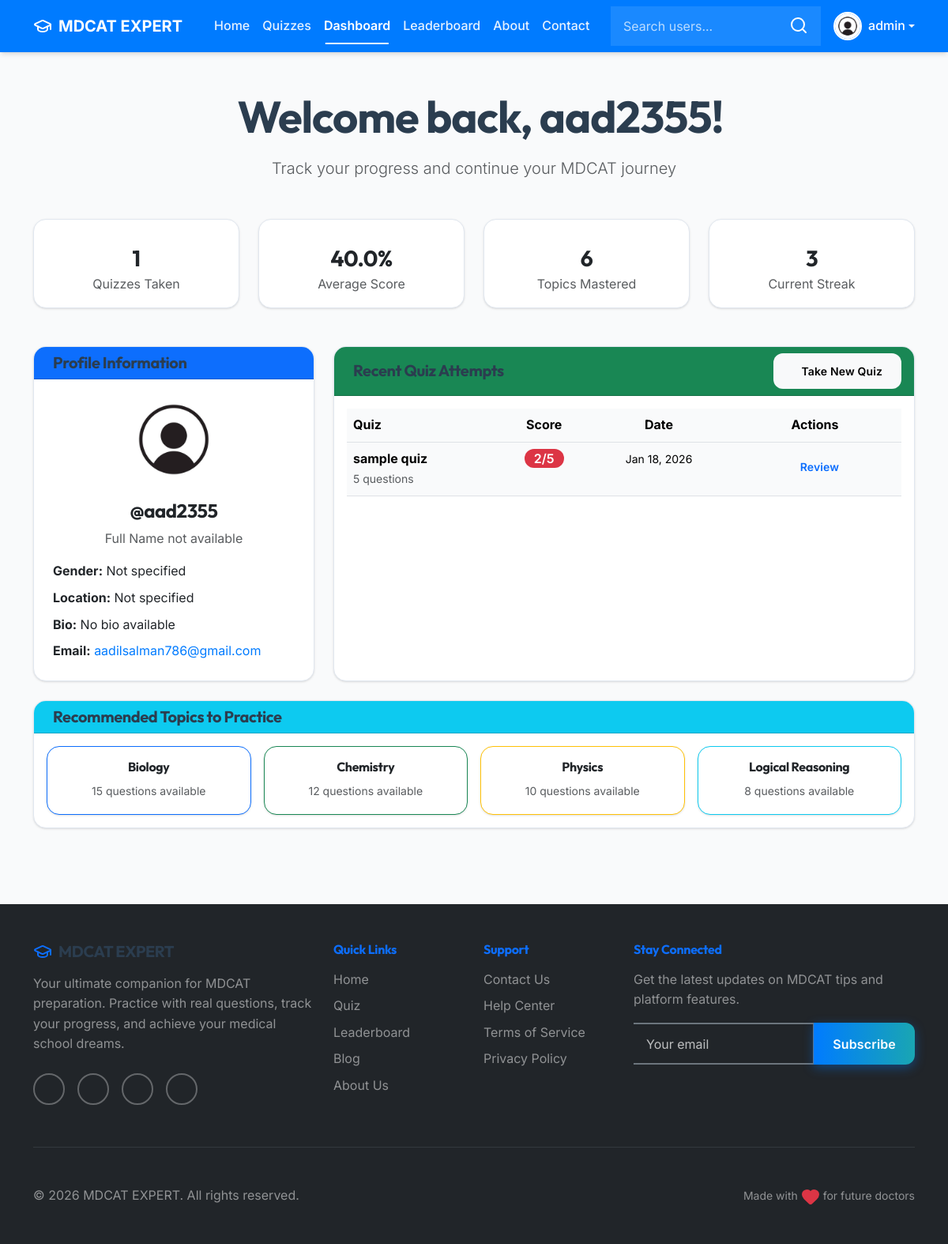
The page /user/profile/aad2355 (signed in) on the database as committed earlier.
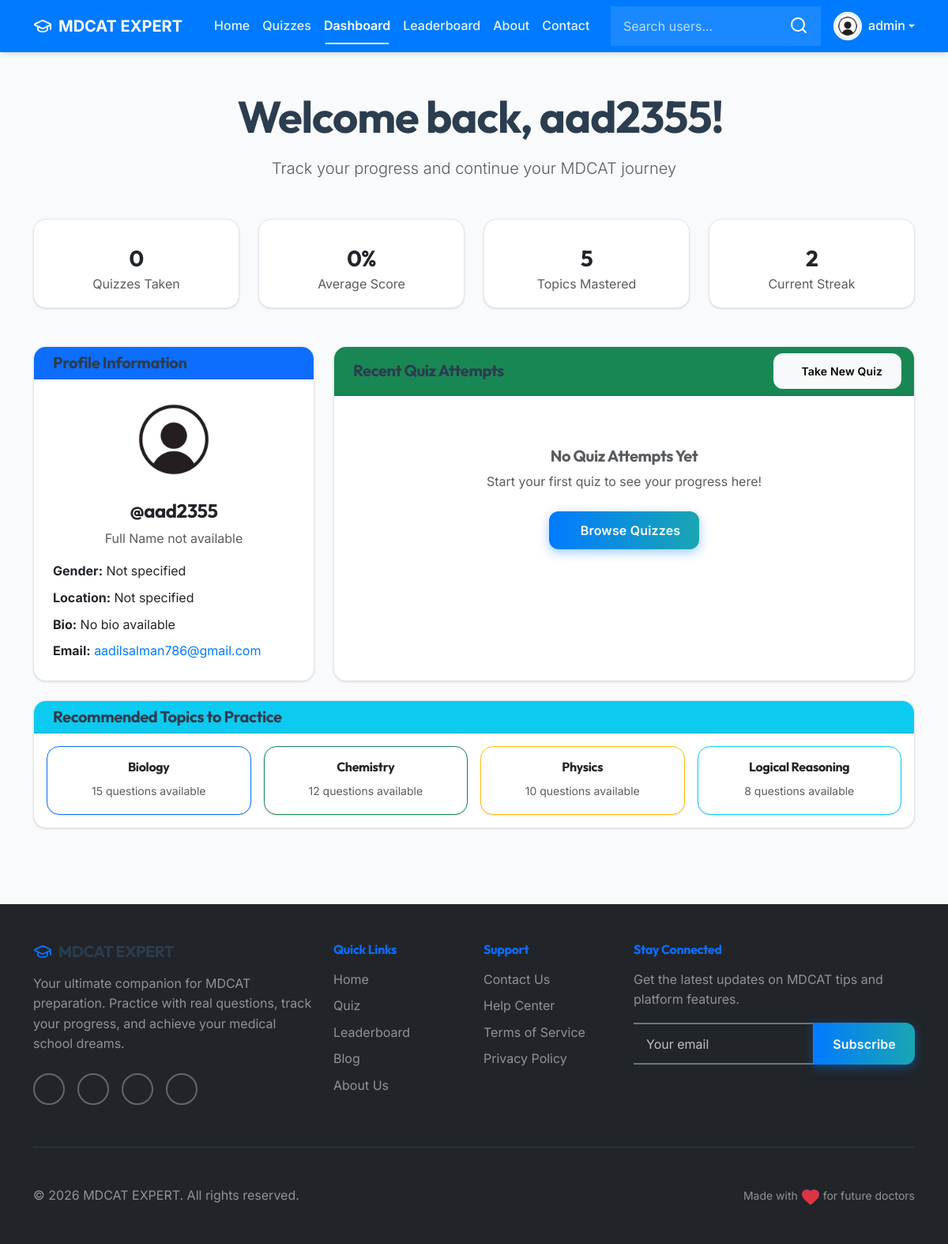
The same page on the database as committed later.
### account/models.py (models this page shows, shortened)
class Profile(models.Model):
    user=models.OneToOneField(User,on_delete=models.CASCADE,null=True,verbose_name='User Object')
    bio=models.TextField(blank=True,null=True)
    profile_img=models.ImageField(upload_to='profile_images',default='user.jpg',blank=True,null=True,verbose_name='Profile picture')
    location=models.CharField(max_length=100,blank=True,null=True)
    GENDER=(
        ('Male','Male'),
        ('Female','Female'),
        ('Other','Other')
    )
    gender=models.CharField(max_length=6, choices=GENDER,blank=True,null=True)

### quiz/models.py (models this page shows, shortened)
class QuizSubmission(models.Model):
    user=models.ForeignKey(User,on_delete=models.CASCADE)
    quiz=models.ForeignKey(Quiz,on_delete=models.CASCADE)
    score=models.IntegerField()
    submitted_at=models.DateTimeField(auto_now_add=True)

class Quiz(models.Model):
    title=models.CharField(max_length=255)
    description=models.TextField(blank=True)
    category=models.ForeignKey(Category,on_delete=models.CASCADE)
    quiz_file=models.FileField(upload_to='quiz/', blank=True, null=True)
    created_at=models.DateTimeField(auto_now_add=True)
    updated_at=models.DateTimeField(auto_now=True)

### account/views.py (the view)
# urls.py: path('profile/<str:username>',views.profile,name='profile'),
@login_required(login_url='login')
def profile(request,username):
    user_object2=get_object_or_404(User,username=username)
    user_profile2=get_object_or_404(Profile,user=user_object2)
    user_object=get_object_or_404(User,username=request.user.username)
    user_profile=get_object_or_404(Profile,user=user_object)
    submissions=QuizSubmission.objects.filter(user=user_object2)
    if submissions:
        total_percentage = 0
        count = 0
        for sub in submissions:
            total_q = sub.quiz.question_set.count()
            if total_q > 0:
                percentage = (sub.score / total_q) * 100
                total_percentage += percentage
                count += 1
        average_score = total_percentage / count if count > 0 else 0
    else:
        average_score = 0
    context={"user_profile":user_profile,"user_profile2":user_profile2,"submissions":submissions, "average_score": average_score}
    return render(request,'profile.html',context)

### quiz/templatetags/quiz_tags.py (called while the page is built)
@register.filter
def mul(value, arg):
    return value * arg

@register.filter
def div(value, arg):
    return value / arg if arg != 0 else 0

### templates/profile.html (shortened to what the changed rows need)
{% extends 'index.html' %}
{% load quiz_tags %}
{% block content %}
<div class="container py-5">
    <div class="row">
        <div class="col-12">
            <div class="text-center mb-5">
                <h1 class="display-4 fw-bold mb-3">
                    Welcome back, {{ user_profile2.user.first_name|default:user_profile2.user.username }}!
                </h1>
                <p class="lead text-muted">Track your progress and continue your MDCAT journey</p>
            </div>
            <div class="row g-4 mb-5">
                <div class="col-md-6 col-lg-3">
                    <div class="stats-card card text-center h-100">
                        <div class="card-body d-flex flex-column justify-content-center">
                            <h3 class="card-title fw-bold mb-1">{{ submissions|length }}</h3>
                            <p class="card-text text-muted mb-0">Quizzes Taken</p>
                        </div>
                    </div>
                </div>
                <div class="col-md-6 col-lg-3">
                    <div class="stats-card card text-center h-100">
                        <div class="card-body d-flex flex-column justify-content-center">
                            <h3 class="card-title fw-bold mb-1">
                                {% if submissions %}
                                {{ average_score|floatformat:1 }}%
                                {% else %}
                                0%
                                {% endif %}
                            </h3>
                            <p class="card-text text-muted mb-0">Average Score</p>
                        </div>
                    </div>
                </div>
                <div class="col-md-6 col-lg-3">
                    <div class="stats-card card text-center h-100">
                        <div class="card-body d-flex flex-column justify-content-center">
                            <h3 class="card-title fw-bold mb-1">{{ submissions|length|add:5 }}</h3>
                            <p class="card-text text-muted mb-0">Topics Mastered</p>
                        </div>
                    </div>
                </div>
                <div class="col-md-6 col-lg-3">
                    <div class="stats-card card text-center h-100">
                        <div class="card-body d-flex flex-column justify-content-center">
                            <h3 class="card-title fw-bold mb-1">{{ submissions|length|add:2 }}</h3>
                            <p class="card-text text-muted mb-0">Current Streak</p>
                        </div>
                    </div>
                </div>
            </div>
            <div class="row g-4">
                <div class="col-lg-4">
                    <div class="card h-100">
                        <div class="card-body text-center">
                            <img src="{{ user_profile.profile_img.url }}" alt="Profile picture" class="rounded-circle mb-3" width="120" height="120">
                            <h4 class="card-title">@{{ user_profile2.user.username }}</h4>
                            <p class="text-muted mb-3">{{ user_profile2.user.first_name|default:'Full Name not available' }} {{ user_profile2.user.last_name }}</p>
                            <div class="profile-details text-start">
                                <p class="mb-2">
                                    <strong>Gender:</strong> {{ user_profile2.gender|default:'Not specified' }}
                                </p>
                                <p class="mb-2">
                                    <strong>Location:</strong> {{ user_profile2.location|default:'Not specified' }}
                                </p>
                                <p class="mb-2">
                                    <strong>Bio:</strong> {{ user_profile2.bio|default:'No bio available' }}
                                </p>
                                {% if request.user.is_superuser %}
                                <p class="mb-2">
                                    <strong>Email:</strong> <a href="mailto:{{ user_profile2.user.email }}">{{ user_profile2.user.email }}</a>
                                </p>
                                {% endif %}
                            </div>
                        </div>
                    </div>
                </div>
                <div class="col-lg-8">
                    <div class="card h-100">
                        <div class="card-body">
                            {% if submissions %}
                            <div class="table-responsive">
                                <table class="table table-hover">
                                    <thead>
                                        <tr>
                                            <th scope="col">Quiz</th>
                                            <th scope="col" class="text-center">Score</th>
                                            <th scope="col" class="text-center">Date</th>
                                            <th scope="col" class="text-center">Actions</th>
                                        </tr>
                                    </thead>
                                    <tbody>
                                        {% for submission in submissions|slice:":5" %}
                                        <tr>
                                            <td>
                                                <div>
                                                    <strong>{{ submission.quiz.title|truncatewords:6 }}</strong>
                                                    <br>
                                                    {% with total=submission.quiz.question_set.count %}
                                                        <small class="text-muted">{{ total }} question{% if total != 1 %}s{% endif %}</small>
                                                    {% endwith %}
                                                </div>
                                            </td>
                                            <td class="text-center">
                                                {% with total=submission.quiz.question_set.count %}
                                                    {% if total > 0 %}
                                                        <span class="badge bg-{% if submission.score|mul:100|div:total >= 70 %}success{% elif submission.score|mul:100|div:total >= 50 %}warning{% else %}danger{% endif %} fs-6">
                                                            {{ submission.score }}/{{ total }}
                                                        </span>
                                                    {% else %}
                                                        <span class="badge bg-secondary fs-6">N/A</span>
                                                    {% endif %}
                                                {% endwith %}
                                            </td>
                                            <td class="text-center">
                                                <small>{{ submission.submitted_at|date:"M d, Y" }}</small>
                                            </td>
                                            <td class="text-center">
                                                <a href="{% url 'quiz' submission.quiz.id %}?review=1" class="btn btn-outline-primary btn-sm">
                                                    Review
                                                </a>
                                            </td>
                                        </tr>
                                        {% endfor %}
                                    </tbody>
                                </table>
                            </div>
                            {% else %}
                            <div class="text-center py-5">
                                <h5 class="text-muted">No Quiz Attempts Yet</h5>
                                <p class="text-muted mb-4">Start your first quiz to see your progress here!</p>
                                <a href="{% url 'all_quiz' %}" class="btn btn-primary">
                                    Browse Quizzes
                                </a>
                            </div>
                            {% endif %}
                        </div>
                    </div>
                </div>
            </div>
        </div>
    </div>
</div>
{% endblock content %}

Rows that differ between the two databases and show on the page:
removed QuizSubmission: quiz "sample quiz", quiz.question_set.count "5", score "2", submitted_at "Jan 18, 2026"
Other text that changed with them:
{{ submissions|length }}: "1" → "0"
{{ submissions|length|add:5 }}: "6" → "5"
{{ submissions|length|add:2 }}: "3" → "2"
{{ average_score|floatformat:1 }}: "40.0" → (not shown)
text no longer shown: "% Quiz Score Date Actions"
text now shown: "0% No Quiz Attempts Yet Start your first quiz to see your progress here! Browse Quizzes"
